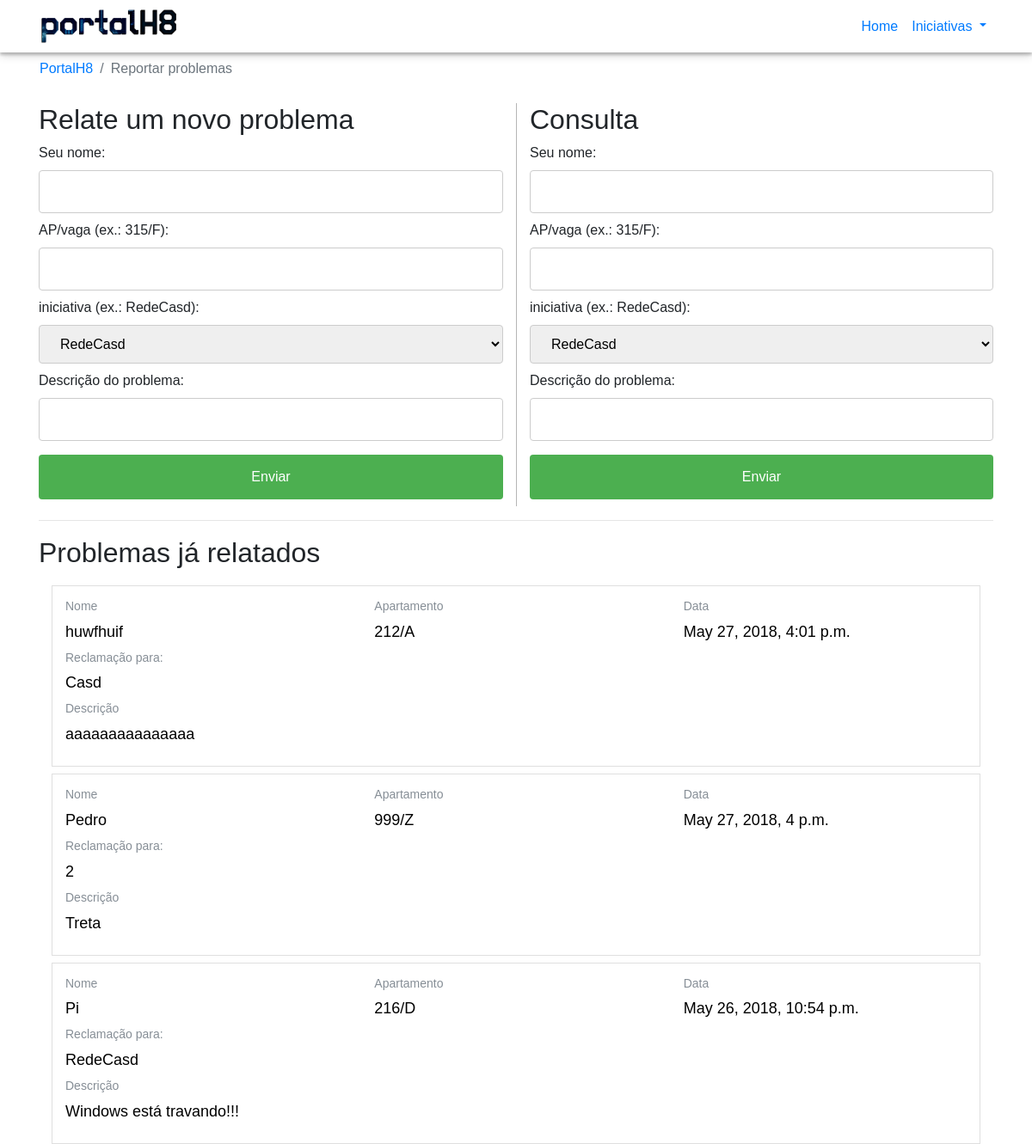
The app's page /reportar_problemas/, older data.
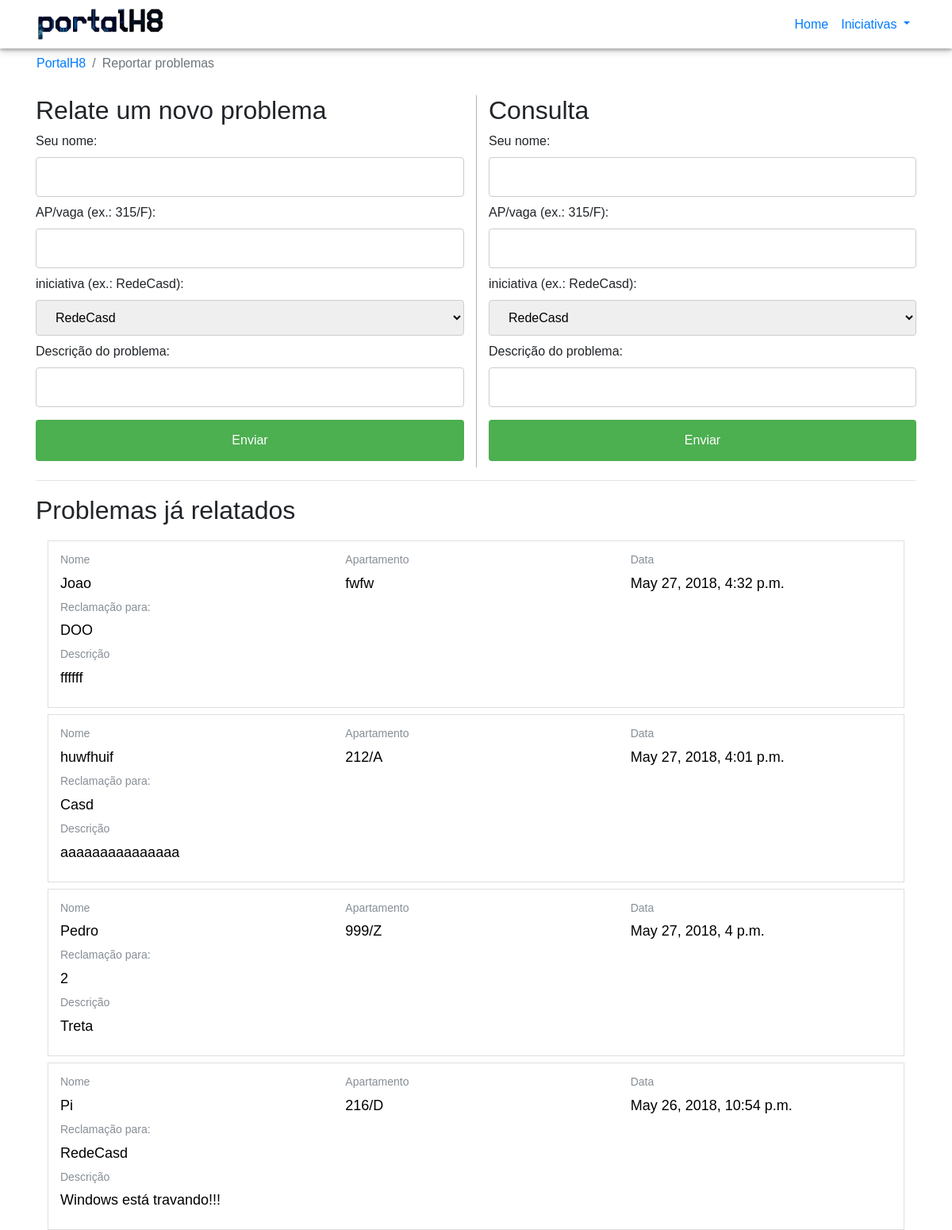
The same page, newer data.
### issues_report/models.py (models this page shows, shortened)
class Problem(models.Model):
    name = models.CharField(max_length=50)
    localization = models.CharField(max_length=5)
    iniciativa = models.CharField(max_length=20)
    description = models.CharField(max_length=200)
    pub_date = models.DateTimeField('date published')
    ticket = models.UUIDField(default=uuid.uuid4, editable=False, unique=True)
    status = models.CharField(default="enviado",max_length=20)

### issues_report/views.py (the view, shortened to what this page needs)
# urls.py: path('', views.index, name='index'),
def index(request):
    form = IssueForm()
    context = {'problems_list': Problem.objects.order_by('-pub_date'),'form_new': form}
    return render(request, 'issues_report/index.html', context)

### issues_report/forms.py
class IssueForm(forms.Form):
    name = forms.CharField(label='Seu nome', initial='',max_length=50)
    localization = forms.CharField(label='AP/vaga (ex.: 315/F)', initial='', max_length=5)
    iniciativa = forms.ChoiceField(label='iniciativa (ex.: RedeCasd)', choices= (('RedeCasd','RedeCasd'),('DOO','DOO'),('Casd','Casd')))
    description = forms.CharField(label='Descrição do problema', initial='',max_length=200)

### issues_report/templates/issues_report/index.html (shortened to what the changed rows need)
{% load static %}
<!DOCTYPE html>
<html>
    <head>
        <link href="{% static "vendor/bootstrap/css/bootstrap.min.css" %}" rel="stylesheet">
        <link href="{% static "css/portfolio-item.css" %}" rel="stylesheet">
        <link href="{% static "css/hover-box.css" %}" rel="stylesheet">
        <link href="{% static "css/home-carousel.css" %}" rel="stylesheet">
        <link rel="stylesheet" type="text/css" href="{% static "slick/slick.css" %}">
        <link rel="stylesheet" type="text/css" href="{% static 'issues_report/style.css' %}" />
    </head>
    <body>
        <div class="container">
            <div class="row">
                <div class="col-xl-6 col-md-12">
                    <h1 class="issues_report-form__title">Relate um novo problema</h1>
                    <div class="issues_report-form">
                        <form action="" method="post">
                            {{ form_new }}
                        </form>
                    </div>
                </div>
                <div class="col-xl-6 col-md-12 border-box">
                    <h1 class="issues_report-form__title">Consulta</h1>
                    <div class="issues_report-form">
                        <form action="" method="post">
                            {{ form_new }}
                        </form>
                    </div>
                </div>
            </div>
        </div>
        <div class="container">
            <h2 class="public-problem__title"> Problemas já relatados </h2>
            <div class="col-xl-12 col-lg-12">
                {% for problem in problems_list %}
                    <div class="public-problem-card">
                        <div class="row">
                            <div class="col-xl-4 col-lg-12">
                                <h5> Nome </h5>
                                <p> {{problem.name}} </p>
                            </div>
                            <div class="col-xl-4 col-lg-12">
                                <h5> Apartamento </h5>
                                <p> {{problem.localization}} </p>
                            </div>
                            <div class="col-xl-4 col-lg-12">
                                <h5> Data</h5>
                                <p> {{problem.pub_date}} </p>
                            </div>
                        </div>
                        <div class="row">
                            <div class="col-xl-12 col-lg-12">
                                <h5> Reclamação para:</h5>
                                <p> {{problem.iniciativa}} </p>
                            </div>
                        </div>
                        <div class="row">
                            <div class="col-xl-12 col-lg-12">
                                <h5> Descrição </h5>
                                <p> {{problem.description}} </p>
                            </div>
                        </div>
                    </div>
                {% endfor %}
            </div>
        </div>
    </body>
</html>

Row changes from the older to the newer data that the page shows:
added Problem: name "Joao", localization "fwfw", pub_date "May 27, 2018, 4:32 p.m.", iniciativa "DOO", description "ffffff"
